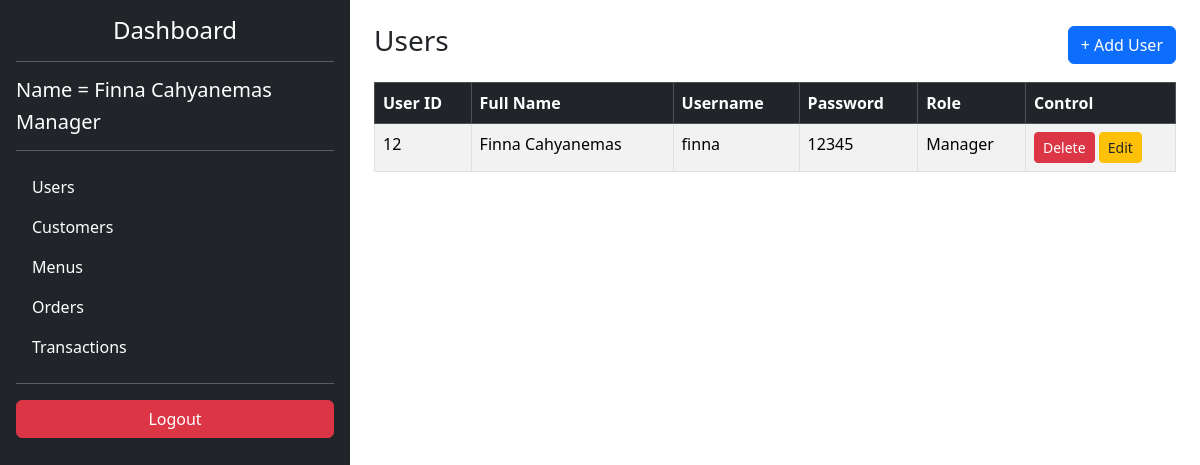
/page/index.php?page=usersView&action=view (signed in), run on the app's committed database.
### tables this page shows
CREATE TABLE `users_table` (
  `user_id` int(11) NOT NULL,
  `full_name` varchar(50) NOT NULL,
  `username` varchar(50) NOT NULL,
  `password` varchar(50) NOT NULL,
  `role` enum('Administrator','Waiter','Cashier','Owner','Manager') NOT NULL
);

### page/view/usersView.php (the view)
<?php
$dataUsersTable = mysqli_query($connect, "SELECT * FROM users_table");
?>
<div class="d-flex justify-content-between align-items-center mb-3">
    <h3>Users</h3>
    <a href="?page=addUser&action=add" class="btn btn-primary">+ Add User</a>
</div>
<table class="table table-bordered table-striped">
    <thead class="table-dark">
        <tr>
            <th>User ID</th>
            <th>Full Name</th>
            <th>Username</th>
            <th>Password</th>
            <th>Role</th>
            <th width="150">Control</th>
        </tr>
    </thead>
    <tbody>
        <?php while ($user = $dataUsersTable->fetch_assoc()): ?>
            <tr>
                <td><?= $user['user_id'] ?></td>
                <td><?= $user['full_name'] ?></td>
                <td><?= $user['username'] ?></td>
                <td><?= $user['password'] ?></td>
                <td><?= $user['role'] ?></td>
                <td>
                    <button class="btn btn-danger btn-sm" onclick="return confirm('apakah anda yakin menghapus data ini')">
                        <a class="text-white text-decoration-none"
                            href="../function/delete.php?table_name=users_table&table_column=user_id&table_id=<?= $user['user_id'] ?>">
                            Delete
                        </a>
                    </button>
                    <button class="btn btn-warning btn-sm">
                        <a class="text-dark text-decoration-none"
                            href="?page=editUser&action=edit&id=<?= $user['user_id'] ?>">
                            Edit
                        </a>
                    </button>
                </td>
            </tr>
        <?php endwhile; ?>
    </tbody>
</table>

### data on the page
users_table: user_id "12", full_name "Finna Cahyanemas", username "finna", password "12345", role "Manager"

### other printed values
$_SESSION['full_name'] "Finna Cahyanemas"
$_SESSION['role'] "Manager"
